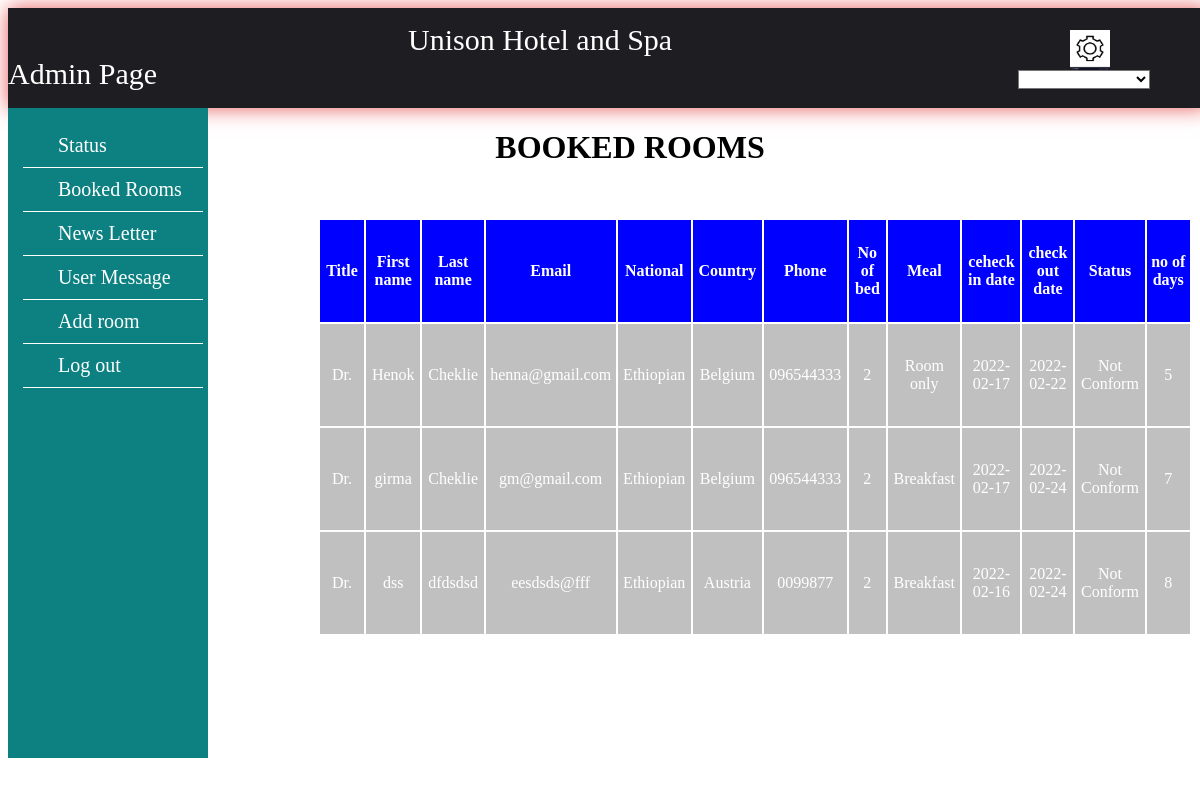
/admin/home.php (signed in), run on the app's committed database.
### tables this page shows
CREATE TABLE `roombook` (
  `id` int(10) UNSIGNED NOT NULL,
  `Title` varchar(5) DEFAULT NULL,
  `FName` text DEFAULT NULL,
  `LName` text DEFAULT NULL,
  `Email` varchar(50) DEFAULT NULL,
  `National` varchar(30) DEFAULT NULL,
  `Country` varchar(30) DEFAULT NULL,
  `Phone` text DEFAULT NULL,
  `NRoom` varchar(2) DEFAULT NULL,
  `Meal` varchar(15) DEFAULT NULL,
  `cin` date DEFAULT NULL,
  `cout` date DEFAULT NULL,
  `stat` varchar(15) DEFAULT NULL,
  `nodays` int(11) DEFAULT NULL
);

### admin/home.php (the view, shortened to what this page needs)
<!DOCTYPE html>
<html lang="en">
<head>
    <link rel="stylesheet" href="Admin.css">
    <link rel="stylesheet" href="table.css">
</head>
<body>
    <div id="header" style="position:fixed;">
		<label>Unison<span> Hotel </span> and Spa</label><br>
		<label>Admin Page</label>
    </div>
    <div id="leftnav">
		<ul>
			<li><a href="home.php">Status </a></li>
			<li><a href="roombook.php">Booked Rooms</a></li>
			<li class="out" ><a href="new.php">News Letter</a>
        </li>
			<li><a href="mess.php">User Message</a></li>
            <li class="out"><a href="add room.php">Add room</a>
        </li>
			<li><a href="logout.php">Log out</a></li>
		</ul>
	</div>
    <img style="top:30px; right:90px; position:fixed;background-color:white;width:40px;height:40px;" id="div1" src="setting.png" >
    <select onchange="location = this.value;" style="top:70px; right:50px; position:fixed;background-color:white;>
		<option value="">setting</option>
        <option></option>
        <option value="add admin.php">Manage login data</option>
        <option value="add.php">Add New Admin</option><br><br>
	  </select>
	<?php
     $conn=mysqli_connect("localhost","root","","hotel");
     $rb="SELECT * FROM roombook";
     $ret=mysqli_query($conn,$rb);
if (mysqli_num_rows($ret) > 0) {
?>
<div class="d1"> <center> <h1>BOOKED ROOMS</h1> </center>
<table >
<tr>
<th>Title</th>
<th>First name</th>
<th>Last name</th>
<th>Email</th>
<th>National</th>
<th>Country</th>
<th>Phone</th>
<th>No of bed</th>
<th>Meal</th>
<th>ceheck in date</th>
<th>check out date</th>
<th>Status</th>
<th>no of days</th>
</tr>
<?php
while($row = mysqli_fetch_array($ret)) {
?>
<tr>
<td><?php echo $row["Title"]; ?></td>
<td><?php echo $row["FName"]; ?></td>
<td><?php echo $row["LName"]; ?></td>
<td><?php echo $row["Email"]; ?></td>
<td><?php echo $row["National"]; ?></td>
<td><?php echo $row["Country"]; ?></td>
<td><?php echo $row["Phone"]; ?></td>
<td><?php echo $row["NRoom"]; ?></td>
<td><?php echo $row["Meal"]; ?></td>
<td><?php echo $row["cin"]; ?></td>
<td><?php echo $row["cout"]; ?></td>
<td><?php echo $row["stat"]; ?></td>
<td><?php echo $row["nodays"]; ?></td>
</tr>
<?php
}
?>
</table>
</div>
<?php
}
else{
echo "No result found";
}
?>
</body>
</html>

### admin/Admin.css (style rules this page uses)
#header { height:100px; width:100%; background-color:rgb(30, 30, 34); color:#fff; text-indent:400px; box-shadow:0px 0px 20px 0px rgb(230, 91, 91); }
#header label { position:relative; top:15px; color:#fff; text-indent:80px; font-size:30px; font-family:'Times New Roman', Times, serif; }
body { background-color:white; }
#leftnav { margin-top: 100px; position:fixed; background-color:rgb(13, 129, 129); width:200px; height:650px; }
#leftnav ul { list-style-type:none; text-indent:35px; right:25px; position:relative; }
#leftnav ul li { border-bottom:1px solid #fff; padding-top:10px; padding-bottom:10px; width:180px; }
#leftnav ul li a { text-decoration:none; color:#fff; font-size:20px; }

### admin/table.css (style rules this page uses)
table { padding-top:30px; padding-left:250px; }
th { background-color:blue; font-size:16px; width:300px; height:100px; color:white; }
td { width:300px; height:100px; text-align:center; background-color:silver; color:white; }
.d1 { width:1200; padding-top:100px; padding-left:60px; background-color:white; }

### data on the page
roombook: Title "Dr.", FName "Henok", LName "Cheklie", Email "henna@gmail.com", National "Ethiopian", Country "Belgium", Phone "096544333", NRoom "2", Meal "Room only", cin "2022-02-17", cout "2022-02-22", stat "Not Conform", nodays "5"
roombook: Title "Dr.", FName "girma", LName "Cheklie", Email "gm@gmail.com", National "Ethiopian", Country "Belgium", Phone "096544333", NRoom "2", Meal "Breakfast", cin "2022-02-17", cout "2022-02-24", stat "Not Conform", nodays "7"
roombook: Title "Dr.", FName "dss", LName "dfdsdsd", Email "eesdsds@fff", National "Ethiopian", Country "Austria", Phone "0099877", NRoom "2", Meal "Breakfast", cin "2022-02-16", cout "2022-02-24", stat "Not Conform", nodays "8"
